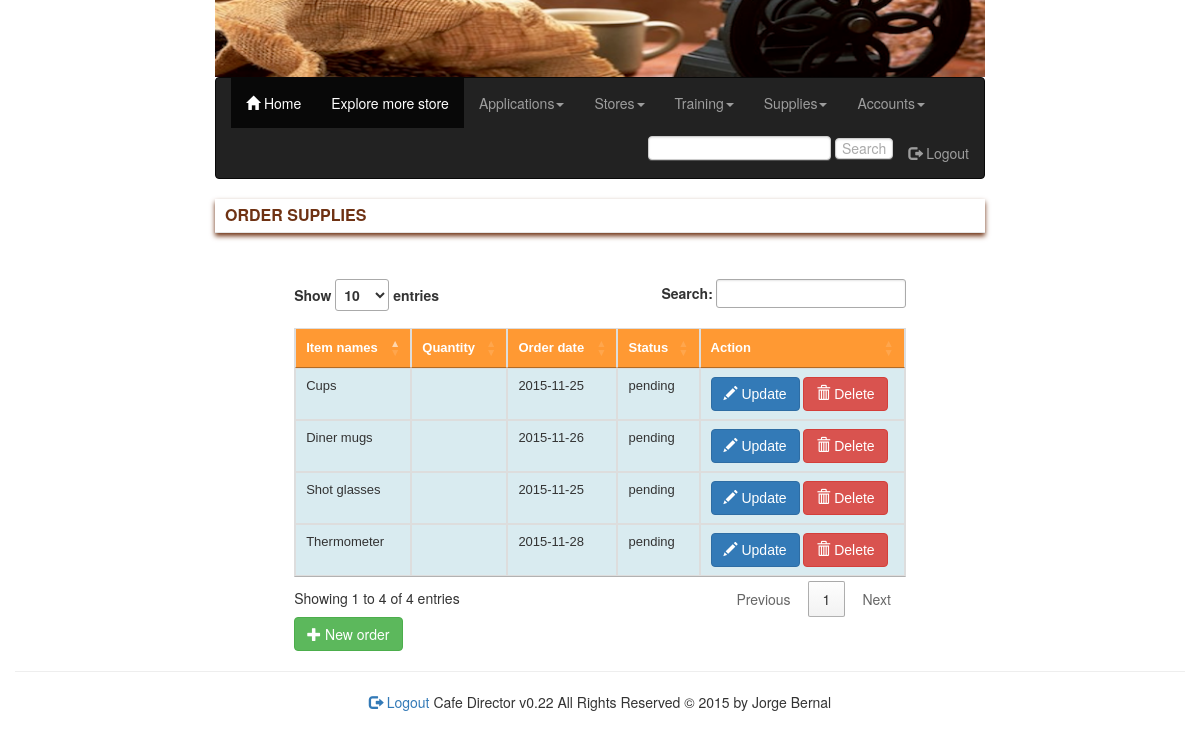
Page /inc/order_supplies.php (signed in) on the committed database.
### tables this page shows
CREATE TABLE IF NOT EXISTS `order_supplies` (
  `order_supplyID` int(11) NOT NULL AUTO_INCREMENT,
  `supplyID` int(11) NOT NULL,
  `storeID` int(11) NOT NULL,
  `userID` int(11) NOT NULL,
  `comment` varchar(1000) NOT NULL,
  `date_order` date NOT NULL,
  `quantity` int(11) NOT NULL,
  `create_datestamp` datetime NOT NULL,
  `update_datestamp` datetime NOT NULL,
  `order_status` varchar(128) NOT NULL,
  PRIMARY KEY (`order_supplyID`)
);

CREATE TABLE IF NOT EXISTS `supplies` (
  `supplyID` int(11) NOT NULL AUTO_INCREMENT,
  `supply_name` varchar(128) NOT NULL,
  `supply_description` varchar(1000) NOT NULL,
  `supply_price` int(11) NOT NULL,
  `create_datestamp` datetime NOT NULL,
  `update_datestamp` datetime NOT NULL,
  `supply_available` varchar(32) NOT NULL,
  PRIMARY KEY (`supplyID`)
);

### inc/order_supplies.php (the view, shortened to what this page needs)
<?php
include ('../lib/conn.php');
if (isset($_SESSION['logged_userID'])){
	if (isset($_POST['new_order_supplies'])){
		$supplyID = mysqli_real_escape_string($conn, $_POST['supplyID']);
	  $comment = mysqli_real_escape_string($conn, $_POST['comment']);
	  $userID = mysqli_real_escape_string($conn, $_POST['userID']);
		$quantity = mysqli_real_escape_string($conn, $_POST['quantity']);
		$date_order = mysqli_real_escape_string($conn, $_POST['date_order']);
		$storeID=$_SESSION['logged_storeID'];
		$create_datestamp = date("Y-m-d h:i:sa");
		$order_status = "pending";
	  $sql = "INSERT INTO order_supplies (supplyID, comment, userID, quantity , date_order, storeID, create_datestamp,order_status)
	  VALUES ('$supplyID','$comment', '$userID','$quantity','$date_order', '$storeID','$create_datestamp','$order_status') ";
		$result = mysqli_query($conn, $sql);
	  header("location:order_supplies.php");
	}
	else {
				include ('header.php');
				?>
				<div class="row">
					<div class="col-xs-12">
							<fieldset>
										<legend>Order supplies</legend>
										<div class="col-xs-12 col-sm-10 col-sm-offset-1">
											<script>
											$(document).ready(function() {
											    $('#DataTables').DataTable();
											} );
											</script>
										<?php
										if (isset($_SESSION['logged_storeID'])){
											$storeID=$_SESSION['logged_storeID'];
											$sql = "SELECT * FROM  order_supplies JOIN supplies ON supplies.supplyID= order_supplies.supplyID WHERE storeID = '$storeID'";
										}
										else {
											$sql = "SELECT * FROM  order_supplies JOIN supplies ON supplies.supplyID= order_supplies.supplyID";
										}
										$result = mysqli_query($conn, $sql);
										$count = mysqli_num_rows($result);
										if ($count >= 1){
											?>
											<table id="DataTables" class="table table-striped table-bordered" cellspacing="0" width="100%">
											 <thead>
												<tr>
													<th id='headcolumn0'>Item names</th>
													<th id='headcolumn1'>Quantity</th>
													<th id='headcolumn1'>Order date</th>
													<th id='headcolumn2'>Status</th>
													<th id='headcolumn3'>Action</th>
												</tr>
											 </thead>
											 <tbody>
											 <?php
											 foreach ($result as $row) {
									       echo '<tr>';
									         echo "<td  id='bodycolumn0'>". $row['supply_name'] ."</td>";
									         echo "<td  id='bodycolumn1'>". $row['comment'] ."</td>";
									         echo "<td  id='bodycolumn2'>". $row['date_order']. "</td>";
													 echo "<td  id='bodycolumn2'>". $row['order_status']. "</td>";
													 echo "<td  id='bodycolumn3'>";
													 echo "<a href='order_supplies.php?upd_order_supplyID=".$row['order_supplyID']."' name='orders_update' class='btn btn-primary'><span class='glyphicon glyphicon-pencil'></span> Update</a> ";
													 echo " <a href='order_supplies.php?del_order_supplyID=".$row['order_supplyID']."' name='orders_delete' class='btn btn-danger'><span class='glyphicon glyphicon-trash'></span> Delete</a>";
													 echo "</td>";
									       echo '</tr>';
											 }
											 ?>
										  </tbody>
										 </table>
											<?php
										}
										else {
										}
										?>
										<button type="button"  data-toggle="collapse" data-target="#new_registe" class="btn btn-success"><span class='glyphicon glyphicon-plus'></span> New order</button>
										</div>
							</fieldset>
						</div>
					</div>
				<?php
				include ('footer.php');
	}
}
else {
	header("location:register_account.php");
}
?>

### css/styles.css (style rules this page uses)
legend { color:#6F3213; font-size:16px; background:#fff; box-shadow: 0 3px 5px #6F3213; padding:5px 10px; text-transform:uppercase; font-weight:bold; }
table, td, tr, th { font:13px "Lucida Grande", "Lucida Sans Unicode", Helvetica, Arial, sans-serif; }
table { width:50%; }
table td, table th { border:1px solid #fff; }
thead th { background:#FF9933; color:#fff; }
thead th[colspan], thead th[rowspan] { background:#FF9933; }
tbody td, tfoot td { background:#d9ebf0; }
tbody tr.odd td { background:#d9ebf0; }

### rows in the picture
order_supplies: supplyID.supply_name "Cups", date_order "2015-11-25", order_status "pending"
order_supplies: supplyID.supply_name "Diner mugs", date_order "2015-11-26", order_status "pending"
order_supplies: supplyID.supply_name "Thermometer", date_order "2015-11-28", order_status "pending"
order_supplies: supplyID.supply_name "Shot glasses", date_order "2015-11-25", order_status "pending"
